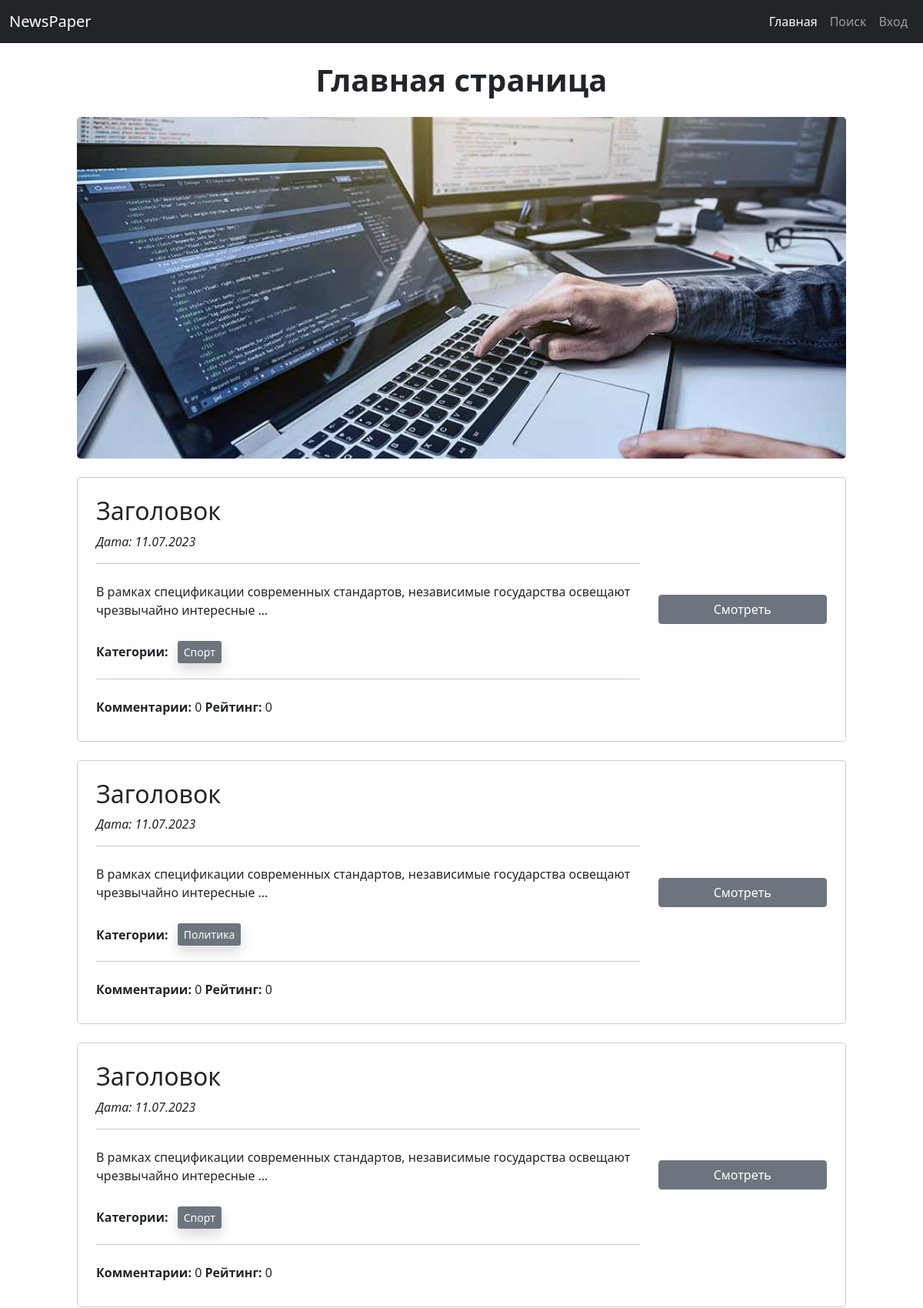
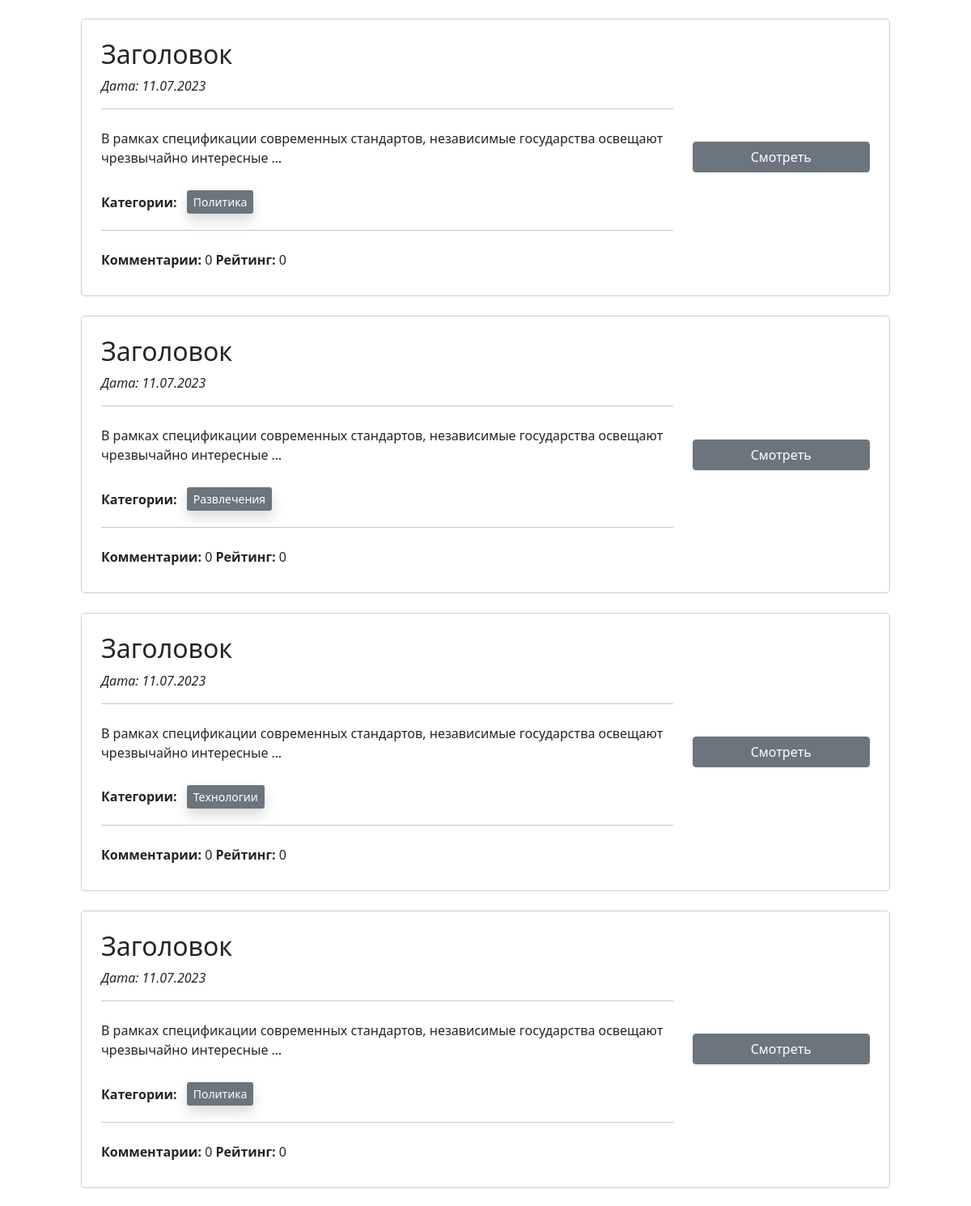
The page / (upper part) on the database its author committed (2 pictures, top to bottom).
### news/models.py (models this page shows, shortened)
class Post(models.Model, Attitude):
    author = models.ForeignKey(Author, on_delete=models.CASCADE)
    type = models.CharField(max_length=1,
                            choices=[('N', 'News'), ('A', 'Article')],
                            default='A')
    publish_time = models.DateTimeField(auto_now_add=True)
    category = models.ManyToManyField(Category, through='PostCategory')
    title = models.CharField(max_length=150)
    text = models.TextField()
    rating = models.IntegerField(default=0)
    voted = models.ManyToManyField(User, through='PostVote')

class Category(models.Model):
    name = models.CharField(max_length=100, unique=True)
    subscribers = models.ManyToManyField(User, through='CategorySubscriber')

### news/views.py (the view)
# urls.py: path('', News.as_view(), name='home'),
class News(ListView):
    model = Post
    template_name = 'news/postList.html'
    context_object_name = 'news'
    queryset = Post.objects.order_by('-publish_time').annotate(comment_count=Count('comments')).prefetch_related(
        'category').select_related("author__author_user").prefetch_related('voted').annotate(voted_count=Count('voted'))
    extra_context = {'menu': menu}
    paginate_by = 10
    def get_context_data(self, *args, **kwargs):
        context = super().get_context_data(*args, **kwargs)
        user = self.request.user
        if user.is_authenticated:
            subscribed_categories = Category.objects.filter(categorysubscriber__subscriber=user)
            voted_posts = Post.objects.filter(voted=user)
            context['user_category'] = subscribed_categories
            context['voted_posts'] = voted_posts
        return context

### news/templatetags/news/custom_filters.py (called while the page is built)
@register.filter(name='censor')
def censor(value):
    banned_words = ['пьер', 'японии', 'париж', 'текст', 'олимпийск']
    original_text = value.split()
    bad_words = []
    for indx, word in enumerate(value.lower().split()):
        for bad_word in banned_words:
            if bad_word in word:
                bad_words.append(indx)
    for bad_word in bad_words:
        original_text[bad_word] = '*нехорошее слово*'
    return ' '.join(original_text)

@register.filter(name="is_author")
def has_group(user):
    return user.groups.filter(name='authors').exists()

### news/templates/news/postList.html (shortened to what this page needs)
{% extends 'news/default.html' %}
{% load static %}
{% load news.custom_filters %}
{% block content %}
    {% with user_categories=user %}
    <h1 class="my-3 my-lg-4 fw-bold">Главная страница</h1>
    {% block image %}
        <img class="img" src={% static 'news/assets/home.jpg' %} alt="Картинка" width="100%">
    {% endblock %}
    <div class="news-list mb-4">
        {% for post in news %}
            {% include 'news/postInList.html' %}
        {% endfor %}
    </div>
    {% endwith %}
{% endblock %}

### news/templates/news/postInList.html (shortened to what this page needs)
{% load news.custom_filters %}
<div class="container-fluid rounded-5 shadow-lg p-4 my-4"
     style="border-radius: 15px; max-width: 1000px">
    <div class="row justify-content-between">
        <div class="text-start col-9 overflow-auto">
            <h2>{{ post.title | censor }}</h2>
            <p class="fst-italic">Дата: {{ post.publish_time|date:'d.m.Y' }}</p>
            <hr>
            <p class="mt-4">{{ post.text | truncatewords:10 | censor }}</p>
            <div class="mt-4">
                {% include 'news/postCategoriesAjax.html' %}
            </div>
            <hr>
            <div class="d-flex justify-content-between" style="height: 40px">
                <span class="text-end my-0 py-2">
                    <span><strong>Комментарии:</strong> {{ post.comment_count }}</span>
                    <span><strong>Рейтинг:</strong> <span>{{ post.voted_count }}</span></span>
                </span>
            </div>
        </div>
        <div class="text-end col-3 d-flex flex-column align-items-end justify-content-center overflow-hidden">
            <div class="w-100">
                <a class="btn btn-secondary btn-block w-100" href="{% url 'post' post.pk %}">Смотреть</a>
            </div>
        </div>
    </div>
</div>

### news/templates/news/postCategoriesAjax.html
<div class="btn-group d-flex flex-wrap" role="group" aria-label="Categories">
    <span class="me-2 my-auto"><strong>Категории:</strong></span>
    {% for cat in post.category.all %}
        {% if is_authenticated %}
            {% if cat not in user_category %}
                <button
                        class="btn-sm btn-outline-secondary m-1"
                        data-url="{% url 'subscribe' cat.pk %}"
                        title="Press to subscribe"
                        onclick="subscribeCategory(event)"
                >
                    {{ cat.name }}
                </button>
            {% else %}
                <button
                        class="btn-sm btn-secondary m-1 shadow"
                        title="Press to unsubscribe"
                        data-url="{% url 'unsubscribe' cat.pk %}"
                        onclick="unsubscribeCategory(event)"
                >
                    {{ cat.name }}
                </button>
            {% endif %}
        {% else %}
            <span class="btn-sm btn-secondary m-1 shadow"
                  title="Login to subscribe">{{ cat.name }}</span>
        {% endif %}
    {% endfor %}
</div>

### rows shown on the page
Post: title|censor "Заголовок", publish_time "11.07.2023", text|censor "В рамках спецификации современных стандартов, независимые государства освещают чрезвычайно интересные …", comment_count "0", voted_count "0"
Category: name "Спорт"
Post: title|censor "Заголовок", publish_time "11.07.2023", text|censor "В рамках спецификации современных стандартов, независимые государства освещают чрезвычайно интересные …", comment_count "0", voted_count "0"
Category: name "Политика"
Post: title|censor "Заголовок", publish_time "11.07.2023", text|censor "В рамках спецификации современных стандартов, независимые государства освещают чрезвычайно интересные …", comment_count "0", voted_count "0"
Post: title|censor "Заголовок", publish_time "11.07.2023", text|censor "В рамках спецификации современных стандартов, независимые государства освещают чрезвычайно интересные …", comment_count "0", voted_count "0"
Post: title|censor "Заголовок", publish_time "11.07.2023", text|censor "В рамках спецификации современных стандартов, независимые государства освещают чрезвычайно интересные …", comment_count "0", voted_count "0"
Category: name "Развлечения"
Post: title|censor "Заголовок", publish_time "11.07.2023", text|censor "В рамках спецификации современных стандартов, независимые государства освещают чрезвычайно интересные …", comment_count "0", voted_count "0"
Category: name "Технологии"
Post: title|censor "Заголовок", publish_time "11.07.2023", text|censor "В рамках спецификации современных стандартов, независимые государства освещают чрезвычайно интересные …", comment_count "0", voted_count "0"

### other values the page prints
{{ item.title }} "Главная"
{{ item.title }} "Поиск"
{{ item.title }} "Вход"
